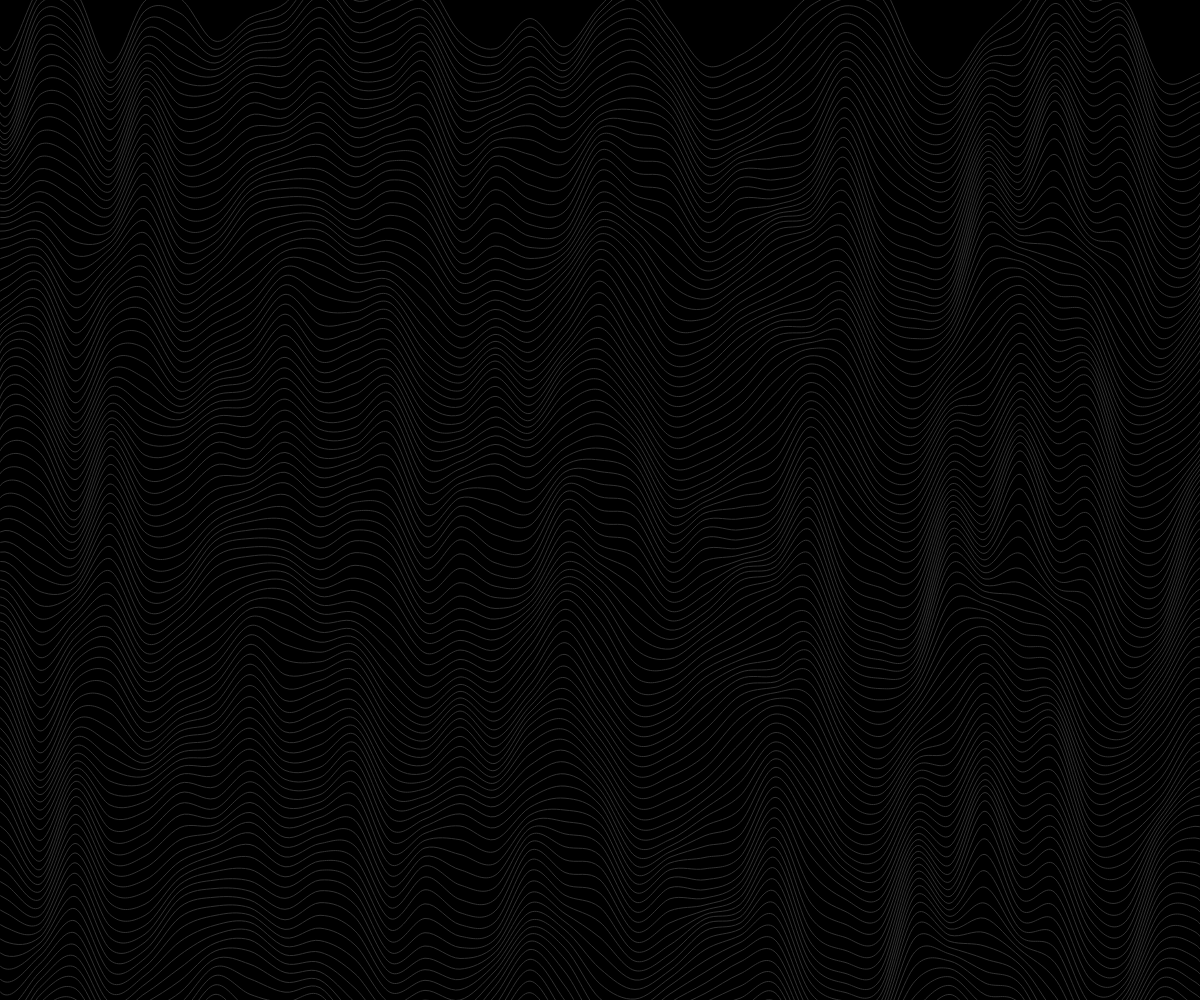
Frame 1 (no input)
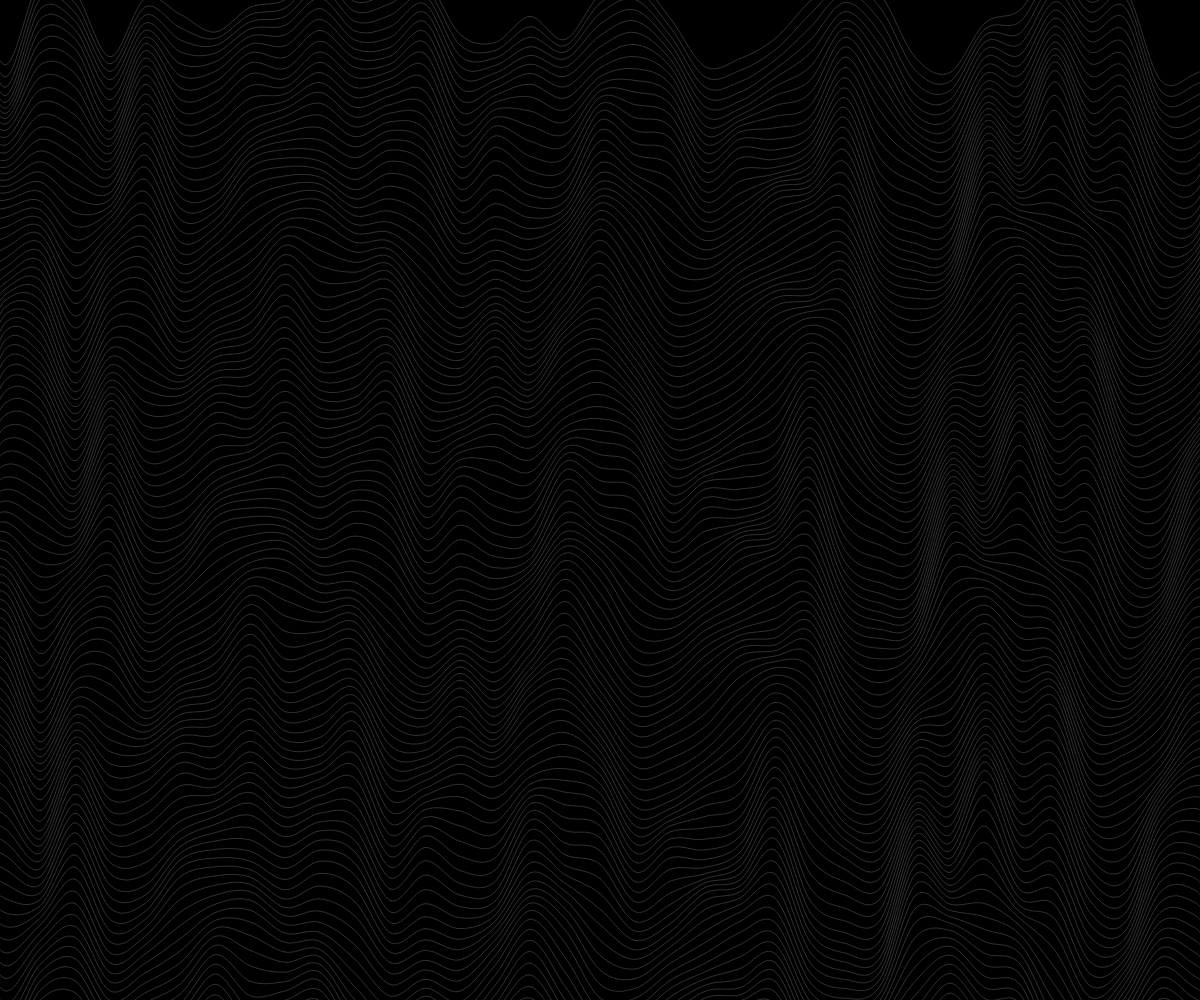
Frame 60 (no input)
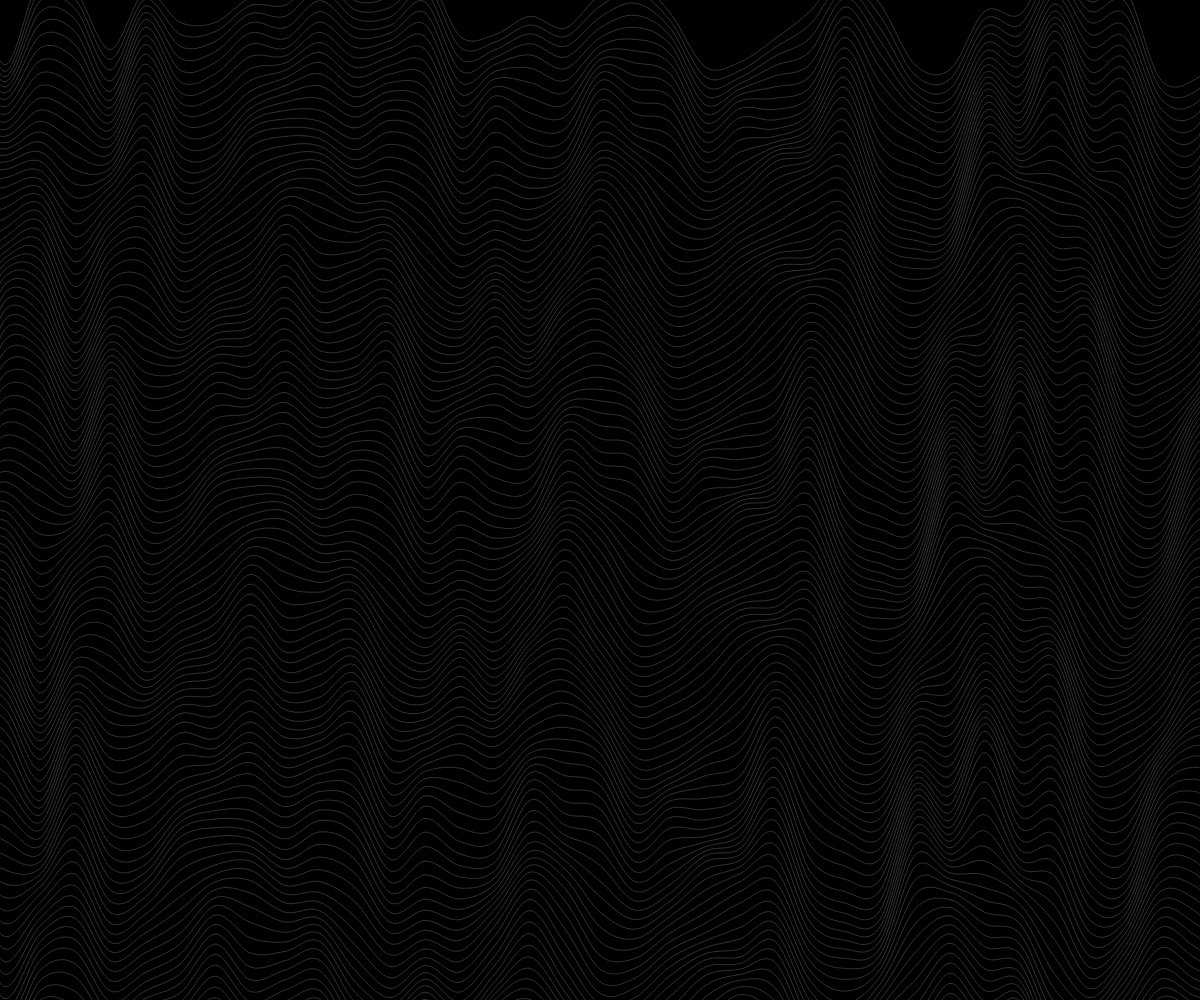
Frame 120 (the mouse pressed at the canvas centre since frame 60)

The p5.js sketch that drew these frames (run headless with seeded random() and noise() and a simulated clock; from frame 60 on, the mouse is pressed at the canvas centre):

// p5.js sketch
// ── sketch.js
let frameCount = 0

function setup() {
  createCanvas(windowWidth, windowHeight)
}

function draw() {
  background(0)
  ++frameCount
  stroke(50)
  for (y = -100; y <= windowHeight * 1.5; y += 10) {
    noFill()
    beginShape()
    for (x = -100; x <= windowWidth * 1.5; x += 35) {
      curveVertex(x, y + 250 * noise(x / 50 + frameCount / 900 + y / 500))
    }
    endShape()
  }
}
